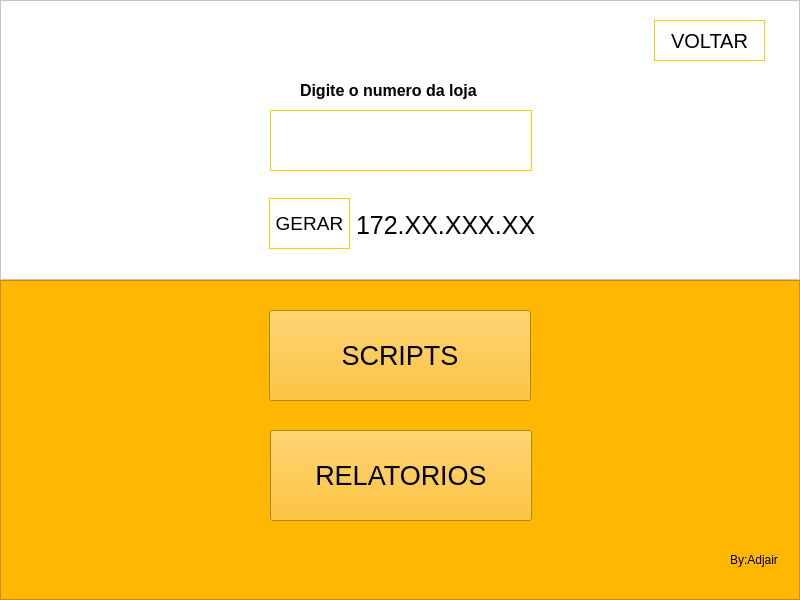
<?xml version="1.0" encoding="UTF-8"?>
<ui version="4.0">
 <class>telaTRIAGEM</class>
 <widget class="QMainWindow" name="telaTRIAGEM">
  <property name="geometry">
   <rect>
    <x>0</x>
    <y>0</y>
    <width>800</width>
    <height>600</height>
   </rect>
  </property>
  <property name="minimumSize">
   <size>
    <width>800</width>
    <height>600</height>
   </size>
  </property>
  <property name="maximumSize">
   <size>
    <width>800</width>
    <height>600</height>
   </size>
  </property>
  <property name="windowTitle">
   <string>MCTY_FACIL</string>
  </property>
  <widget class="QWidget" name="centralwidget">
   <layout class="QVBoxLayout" name="verticalLayout">
    <property name="spacing">
     <number>0</number>
    </property>
    <property name="leftMargin">
     <number>0</number>
    </property>
    <property name="topMargin">
     <number>0</number>
    </property>
    <property name="rightMargin">
     <number>0</number>
    </property>
    <property name="bottomMargin">
     <number>0</number>
    </property>
    <item>
     <widget class="QFrame" name="frame">
      <property name="minimumSize">
       <size>
        <width>800</width>
        <height>280</height>
       </size>
      </property>
      <property name="maximumSize">
       <size>
        <width>800</width>
        <height>280</height>
       </size>
      </property>
      <property name="styleSheet">
       <string notr="true">background-color: rgb(255, 255, 255);</string>
      </property>
      <property name="frameShape">
       <enum>QFrame::StyledPanel</enum>
      </property>
      <property name="frameShadow">
       <enum>QFrame::Raised</enum>
      </property>
      <widget class="QLineEdit" name="numloja">
       <property name="geometry">
        <rect>
         <x>270</x>
         <y>110</y>
         <width>262</width>
         <height>61</height>
        </rect>
       </property>
       <property name="font">
        <font>
         <pointsize>20</pointsize>
        </font>
       </property>
       <property name="styleSheet">
        <string notr="true">border:1px solid rgb(255,207,0)</string>
       </property>
       <property name="text">
        <string/>
       </property>
      </widget>
      <widget class="QLabel" name="label_iploja">
       <property name="geometry">
        <rect>
         <x>356</x>
         <y>200</y>
         <width>181</width>
         <height>51</height>
        </rect>
       </property>
       <property name="font">
        <font>
         <pointsize>19</pointsize>
        </font>
       </property>
       <property name="text">
        <string>172.XX.XXX.XX</string>
       </property>
      </widget>
      <widget class="QPushButton" name="btn_gerar">
       <property name="geometry">
        <rect>
         <x>269</x>
         <y>198</y>
         <width>81</width>
         <height>51</height>
        </rect>
       </property>
       <property name="font">
        <font>
         <pointsize>14</pointsize>
        </font>
       </property>
       <property name="styleSheet">
        <string notr="true">border:1px solid rgb(255,207,0)</string>
       </property>
       <property name="text">
        <string>GERAR</string>
       </property>
      </widget>
      <widget class="QPushButton" name="btn_voltar">
       <property name="geometry">
        <rect>
         <x>654</x>
         <y>20</y>
         <width>111</width>
         <height>41</height>
        </rect>
       </property>
       <property name="font">
        <font>
         <pointsize>15</pointsize>
        </font>
       </property>
       <property name="styleSheet">
        <string notr="true">border:1px solid rgb(255,207,0)</string>
       </property>
       <property name="text">
        <string>VOLTAR</string>
       </property>
      </widget>
      <widget class="QLabel" name="label">
       <property name="geometry">
        <rect>
         <x>300</x>
         <y>80</y>
         <width>201</width>
         <height>21</height>
        </rect>
       </property>
       <property name="font">
        <font>
         <pointsize>12</pointsize>
         <weight>75</weight>
         <bold>true</bold>
        </font>
       </property>
       <property name="text">
        <string>Digite o numero da loja</string>
       </property>
      </widget>
     </widget>
    </item>
    <item>
     <widget class="QFrame" name="frame_2">
      <property name="minimumSize">
       <size>
        <width>800</width>
        <height>320</height>
       </size>
      </property>
      <property name="maximumSize">
       <size>
        <width>800</width>
        <height>320</height>
       </size>
      </property>
      <property name="styleSheet">
       <string notr="true">background-color: rgb(255, 183, 2);</string>
      </property>
      <property name="frameShape">
       <enum>QFrame::StyledPanel</enum>
      </property>
      <property name="frameShadow">
       <enum>QFrame::Raised</enum>
      </property>
      <widget class="QPushButton" name="btn_script">
       <property name="geometry">
        <rect>
         <x>269</x>
         <y>30</y>
         <width>262</width>
         <height>91</height>
        </rect>
       </property>
       <property name="font">
        <font>
         <pointsize>20</pointsize>
        </font>
       </property>
       <property name="text">
        <string>SCRIPTS</string>
       </property>
      </widget>
      <widget class="QPushButton" name="btn_relatorios">
       <property name="geometry">
        <rect>
         <x>270</x>
         <y>150</y>
         <width>262</width>
         <height>91</height>
        </rect>
       </property>
       <property name="font">
        <font>
         <pointsize>20</pointsize>
        </font>
       </property>
       <property name="text">
        <string>RELATORIOS</string>
       </property>
      </widget>
      <widget class="QLabel" name="label_2">
       <property name="geometry">
        <rect>
         <x>730</x>
         <y>270</y>
         <width>61</width>
         <height>20</height>
        </rect>
       </property>
       <property name="font">
        <font>
         <pointsize>9</pointsize>
        </font>
       </property>
       <property name="text">
        <string>By:Adjair</string>
       </property>
      </widget>
     </widget>
    </item>
   </layout>
  </widget>
  <widget class="QMenuBar" name="menubar">
   <property name="geometry">
    <rect>
     <x>0</x>
     <y>0</y>
     <width>800</width>
     <height>21</height>
    </rect>
   </property>
  </widget>
 </widget>
 <resources>
  <include location="imagem microcity/imagens.qrc"/>
 </resources>
 <connections/>
</ui>
